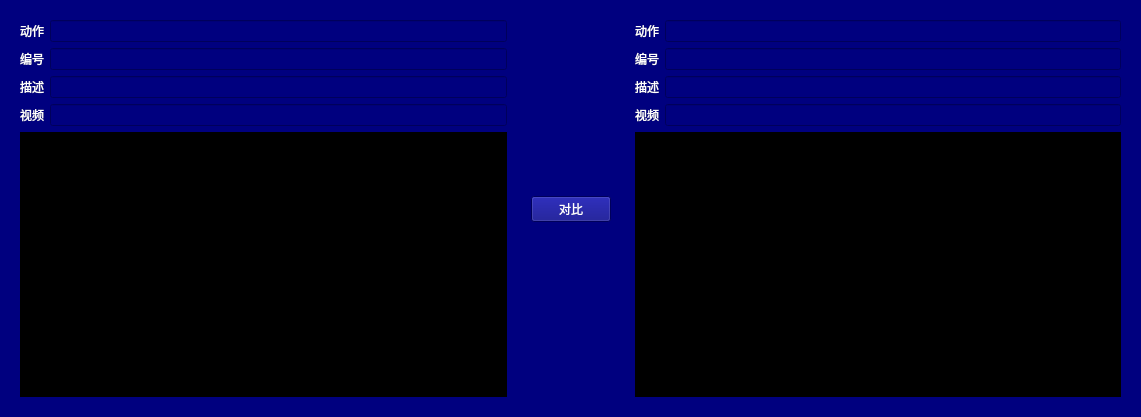
<?xml version="1.0" encoding="UTF-8"?>
<ui version="4.0">
 <class>Form</class>
 <widget class="QWidget" name="Form">
  <property name="geometry">
   <rect>
    <x>0</x>
    <y>0</y>
    <width>1141</width>
    <height>417</height>
   </rect>
  </property>
  <property name="windowTitle">
   <string>Form</string>
  </property>
  <property name="styleSheet">
   <string notr="true">background-color: rgb(0, 0, 127);

color: rgb(255, 255, 255);</string>
  </property>
  <layout class="QHBoxLayout" name="horizontalLayout_2" stretch="12,1,12">
   <item>
    <widget class="QWidget" name="widget_2" native="true">
     <layout class="QVBoxLayout" name="verticalLayout_2" stretch="0,5">
      <item>
       <layout class="QGridLayout" name="gridLayout">
        <item row="0" column="0">
         <widget class="QLabel" name="label">
          <property name="text">
           <string>动作</string>
          </property>
         </widget>
        </item>
        <item row="0" column="1">
         <widget class="QLineEdit" name="lineEdit"/>
        </item>
        <item row="1" column="0">
         <widget class="QLabel" name="label_2">
          <property name="text">
           <string>编号</string>
          </property>
         </widget>
        </item>
        <item row="1" column="1">
         <widget class="QLineEdit" name="lineEdit_2"/>
        </item>
        <item row="2" column="0">
         <widget class="QLabel" name="label_3">
          <property name="text">
           <string>描述</string>
          </property>
         </widget>
        </item>
        <item row="2" column="1">
         <widget class="QLineEdit" name="lineEdit_3"/>
        </item>
        <item row="3" column="0">
         <widget class="QLabel" name="label_4">
          <property name="text">
           <string>视频</string>
          </property>
         </widget>
        </item>
        <item row="3" column="1">
         <widget class="QLineEdit" name="lineEdit_4"/>
        </item>
       </layout>
      </item>
      <item>
       <layout class="QVBoxLayout" name="verticalLayout">
        <item>
         <widget class="QWidget" name="widget" native="true">
          <property name="styleSheet">
           <string notr="true">background-color: rgb(0, 0, 0);</string>
          </property>
         </widget>
        </item>
       </layout>
      </item>
     </layout>
    </widget>
   </item>
   <item>
    <widget class="QWidget" name="widget_5" native="true">
     <layout class="QVBoxLayout" name="verticalLayout_6">
      <item>
       <spacer name="verticalSpacer_2">
        <property name="orientation">
         <enum>Qt::Vertical</enum>
        </property>
        <property name="sizeHint" stdset="0">
         <size>
          <width>20</width>
          <height>40</height>
         </size>
        </property>
       </spacer>
      </item>
      <item>
       <widget class="QPushButton" name="pushButton_compare">
        <property name="enabled">
         <bool>true</bool>
        </property>
        <property name="maximumSize">
         <size>
          <width>80</width>
          <height>16777215</height>
         </size>
        </property>
        <property name="styleSheet">
         <string notr="true">font: 20pt &quot;Agency FB&quot;;</string>
        </property>
        <property name="text">
         <string>对比</string>
        </property>
       </widget>
      </item>
      <item>
       <spacer name="verticalSpacer">
        <property name="orientation">
         <enum>Qt::Vertical</enum>
        </property>
        <property name="sizeHint" stdset="0">
         <size>
          <width>20</width>
          <height>40</height>
         </size>
        </property>
       </spacer>
      </item>
     </layout>
    </widget>
   </item>
   <item>
    <widget class="QWidget" name="widget_3" native="true">
     <layout class="QVBoxLayout" name="verticalLayout_4" stretch="1,6">
      <item>
       <layout class="QGridLayout" name="gridLayout_2">
        <item row="0" column="0">
         <widget class="QLabel" name="label_5">
          <property name="text">
           <string>动作</string>
          </property>
         </widget>
        </item>
        <item row="0" column="1">
         <widget class="QLineEdit" name="lineEdit_5"/>
        </item>
        <item row="1" column="0">
         <widget class="QLabel" name="label_6">
          <property name="text">
           <string>编号</string>
          </property>
         </widget>
        </item>
        <item row="1" column="1">
         <widget class="QLineEdit" name="lineEdit_6"/>
        </item>
        <item row="2" column="0">
         <widget class="QLabel" name="label_7">
          <property name="text">
           <string>描述</string>
          </property>
         </widget>
        </item>
        <item row="2" column="1">
         <widget class="QLineEdit" name="lineEdit_7"/>
        </item>
        <item row="3" column="0">
         <widget class="QLabel" name="label_8">
          <property name="text">
           <string>视频</string>
          </property>
         </widget>
        </item>
        <item row="3" column="1">
         <widget class="QLineEdit" name="lineEdit_8"/>
        </item>
       </layout>
      </item>
      <item>
       <layout class="QVBoxLayout" name="verticalLayout_3">
        <item>
         <widget class="QWidget" name="widget_4" native="true">
          <property name="styleSheet">
           <string notr="true">background-color: rgb(0, 0, 0);</string>
          </property>
         </widget>
        </item>
       </layout>
      </item>
     </layout>
    </widget>
   </item>
  </layout>
 </widget>
 <resources/>
 <connections/>
</ui>
